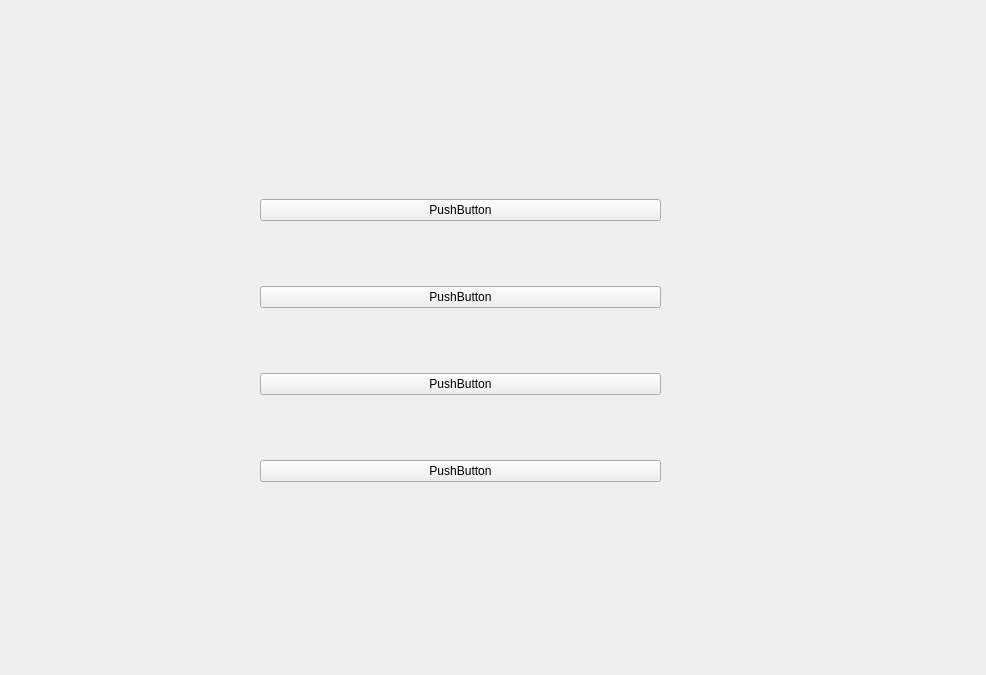
<?xml version="1.0" encoding="UTF-8"?>
<ui version="4.0">
 <class>Form</class>
 <widget class="QWidget" name="Form">
  <property name="geometry">
   <rect>
    <x>0</x>
    <y>0</y>
    <width>986</width>
    <height>675</height>
   </rect>
  </property>
  <property name="windowTitle">
   <string>Form</string>
  </property>
  <widget class="QWidget" name="gridLayoutWidget">
   <property name="geometry">
    <rect>
     <x>260</x>
     <y>140</y>
     <width>401</width>
     <height>401</height>
    </rect>
   </property>
   <layout class="QGridLayout" name="gridLayout">
    <item row="3" column="0">
     <widget class="QPushButton" name="pushButton_2">
      <property name="text">
       <string>PushButton</string>
      </property>
     </widget>
    </item>
    <item row="1" column="0">
     <widget class="QPushButton" name="pushButton_4">
      <property name="text">
       <string>PushButton</string>
      </property>
     </widget>
    </item>
    <item row="2" column="0">
     <widget class="QPushButton" name="pushButton_3">
      <property name="text">
       <string>PushButton</string>
      </property>
     </widget>
    </item>
    <item row="0" column="0">
     <widget class="QPushButton" name="pushButton">
      <property name="enabled">
       <bool>true</bool>
      </property>
      <property name="text">
       <string>PushButton</string>
      </property>
     </widget>
    </item>
   </layout>
  </widget>
 </widget>
 <resources/>
 <connections/>
</ui>
